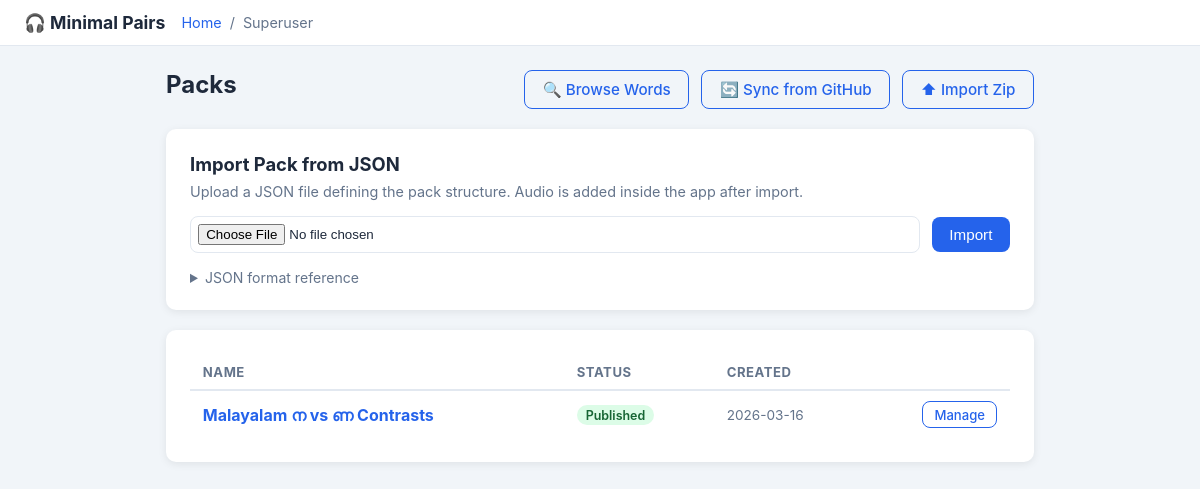
The app's page /superuser/ with its own data.
### tables this page shows
CREATE TABLE pack (
            id INTEGER PRIMARY KEY AUTOINCREMENT,
            name TEXT NOT NULL UNIQUE,
            description TEXT,
            published INTEGER NOT NULL DEFAULT 0,
            created_at TEXT NOT NULL DEFAULT (datetime('now'))
        );

### app.py (the view)
@app.route('/superuser/')
def su_index():
    db = get_db()
    packs = db.execute('SELECT * FROM pack ORDER BY created_at DESC').fetchall()
    db.close()
    return render_template('superuser/index.html', packs=packs)

### database.py (called while the page is built)
def get_db():
    conn = sqlite3.connect(DB_PATH)
    conn.row_factory = sqlite3.Row
    conn.execute("PRAGMA foreign_keys = ON")
    return conn

### templates/superuser/index.html (shortened to what this page needs)
{% extends "base.html" %}
{% block nav %}
<nav class="breadcrumb">
  <a href="/">Home</a>
  <span class="sep"></span>
  Superuser
</nav>
{% endblock %}
{% block content %}
<div class="pack-header">
  <h1>Packs</h1>
  <div class="flex-row">
    <a href="/superuser/browse" class="btn btn-outline">🔍 Browse Words</a>
    <a href="/superuser/sync-recordings" class="btn btn-outline">🔄 Sync from GitHub</a>
    <a href="/superuser/import-recordings" class="btn btn-outline">⬆ Import Zip</a>
  </div>
</div>
<div class="card">
  <h2 class="mb-1">Import Pack from JSON</h2>
  <p class="text-muted mb-2">Upload a JSON file defining the pack structure. Audio is added inside the app after import.</p>
  <form method="POST" action="/superuser/import" enctype="multipart/form-data">
    <div class="flex-row">
      <input type="file" name="file" accept=".json,application/json" required
             style="flex:1; padding:.45rem; border:1.5px solid var(--grey-light); border-radius:8px;">
      <button type="submit" class="btn btn-primary">Import</button>
    </div>
  </form>
  <details style="margin-top:1rem;">
    <summary style="cursor:pointer; font-size:.88rem; color:var(--text-muted);">JSON format reference</summary>
  </details>
</div>
{% if packs %}
<div class="card">
  <table>
    <thead>
      <tr>
        <th>Name</th>
        <th>Status</th>
        <th>Created</th>
        <th></th>
      </tr>
    </thead>
    <tbody>
      {% for pack in packs %}
      <tr>
        <td><a href="/superuser/pack/{{ pack.id }}"><strong>{{ pack.name }}</strong></a></td>
        <td>
          {% if pack.published %}
            <span class="badge badge-green">Published</span>
          {% else %}
            <span class="badge badge-grey">Draft</span>
          {% endif %}
        </td>
        <td class="text-muted" style="font-size:.85rem;">{{ pack.created_at[:10] }}</td>
        <td style="text-align:right;">
          <a href="/superuser/pack/{{ pack.id }}" class="btn btn-outline btn-sm">Manage</a>
        </td>
      </tr>
      {% endfor %}
    </tbody>
  </table>
</div>
{% else %}
<div class="card text-center" style="color:var(--text-muted); padding:2.5rem;">
  No packs yet. Import one above.
</div>
{% endif %}
{% endblock %}

### static/css/style.css (style rules this page uses)
*, *::before, *::after { box-sizing: border-box; margin: 0; padding: 0; }
:root { --blue: #2563eb; --blue-dark: #1d4ed8; --green: #16a34a; --red: #dc2626; --amber: #d97706; --grey: #64748b; --grey-light:#e2e8f0; --bg: #f1f5f9; --surface: #ffffff; --text: #1e293b; --text-muted:#64748b; --radius: 10px; --shadow: 0 2px 8px rgba(0,0,0,.08); }
body { font-family: -apple-system, BlinkMacSystemFont, 'Segoe UI', sans-serif; background: var(--bg); color: var(--text); min-height: 100vh; }
a { color: var(--blue); text-decoration: none; }
.breadcrumb { display: flex; align-items: center; gap: .4rem; font-size: .9rem; color: var(--text-muted); flex-wrap: wrap; }
.breadcrumb a { color: var(--blue); }
.breadcrumb .sep::before { content: '/'; margin: 0 .1rem; }
.card { background: var(--surface); border-radius: var(--radius); box-shadow: var(--shadow); padding: 1.5rem; margin-bottom: 1.25rem; }
.btn { display: inline-flex; align-items: center; gap: .4rem; padding: .55rem 1.1rem; border-radius: 8px; border: none; cursor: pointer; font-size: .95rem; font-weight: 500; transition: opacity .15s, transform .1s; text-decoration: none; }
.btn-primary { background: var(--blue); color: #fff; }
.btn-outline { background: transparent; border: 1.5px solid var(--blue); color: var(--blue); }
.btn-sm { padding: .3rem .7rem; font-size: .82rem; }
table { width: 100%; border-collapse: collapse; }
th, td { padding: .6rem .8rem; text-align: left; }
th { font-size: .82rem; text-transform: uppercase; letter-spacing: .04em; color: var(--text-muted); border-bottom: 2px solid var(--grey-light); }
.badge { display: inline-block; padding: .15rem .55rem; border-radius: 999px; font-size: .78rem; font-weight: 600; }
.badge-green { background: #dcfce7; color: #166534; }
.pack-header { display: flex; align-items: flex-start; justify-content: space-between; gap: 1rem; margin-bottom: 1.25rem; flex-wrap: wrap; }
.flex-row { display: flex; gap: .75rem; align-items: center; flex-wrap: wrap; }
.mb-1 { margin-bottom: .5rem; }
.mb-2 { margin-bottom: 1rem; }
.text-muted { color: var(--text-muted); font-size: .9rem; }
h1 { font-size: 1.5rem; margin-bottom: .25rem; }
h2 { font-size: 1.15rem; margin-bottom: .2rem; }

### records on screen
pack: name "Malayalam ന vs ണ Contrasts", published "Published", created_at "2026-03-16"
